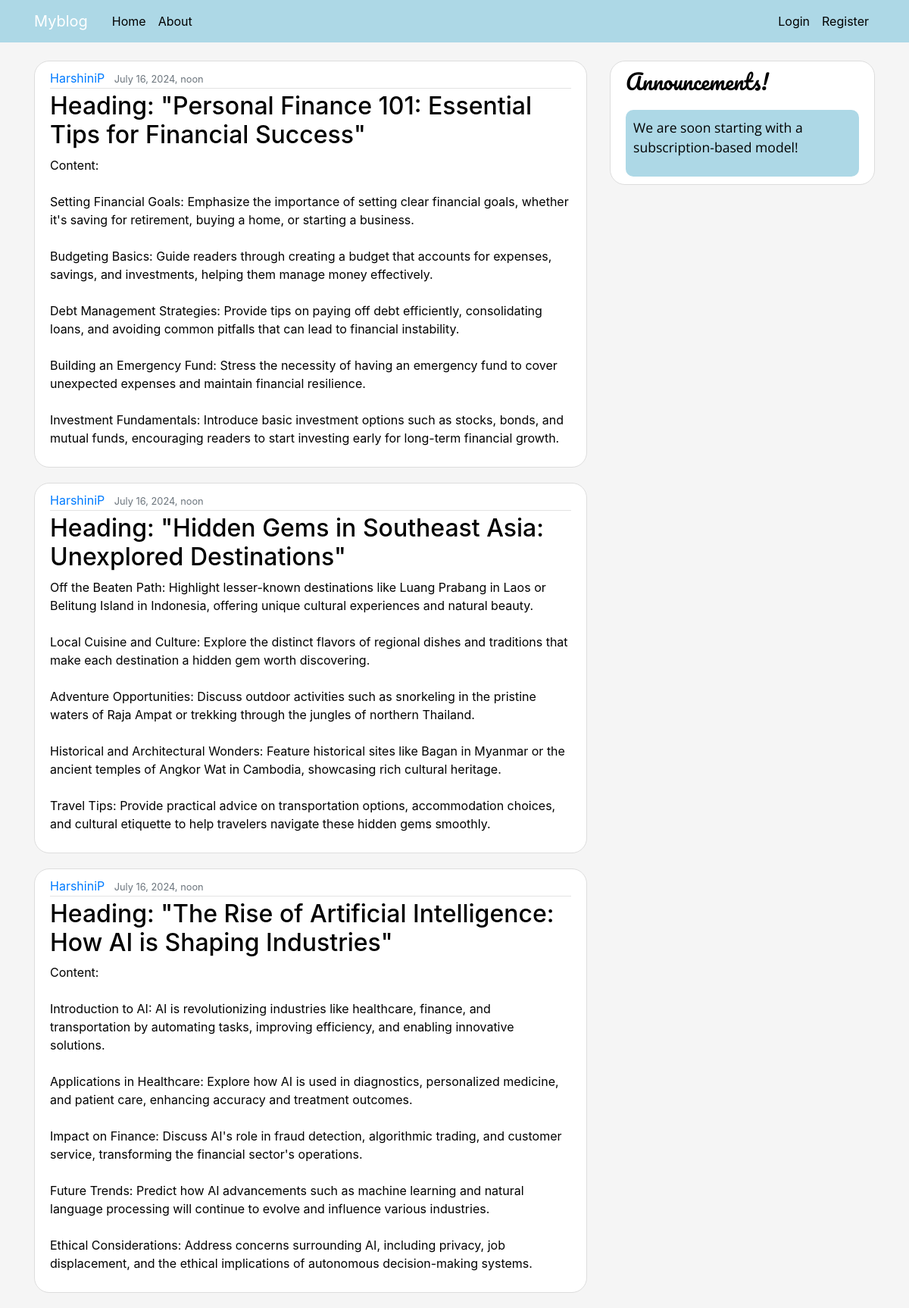
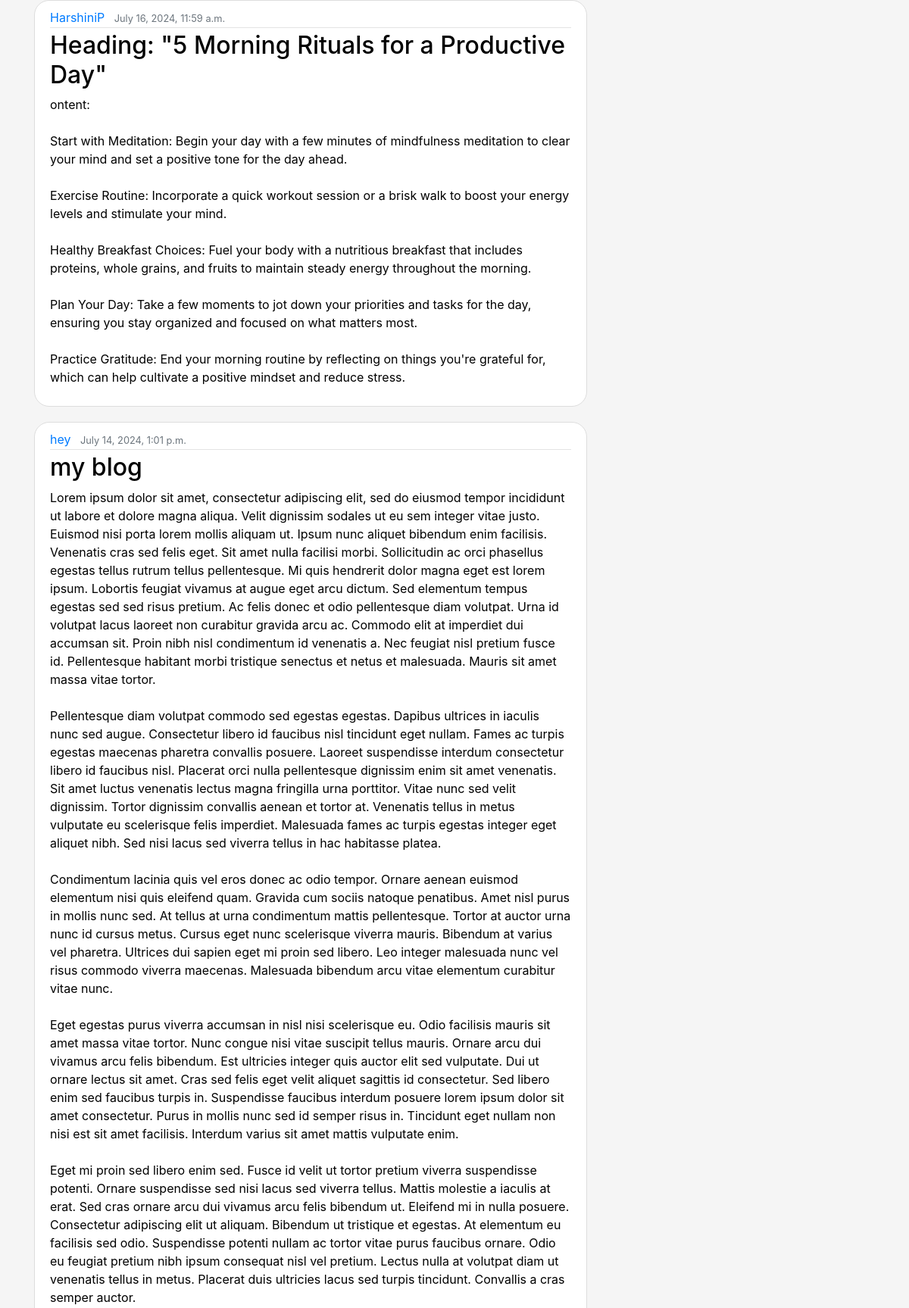
The page / (upper part) on the database its author committed (2 pictures, top to bottom).
### Myblog/models.py (models this page shows, shortened)
class Post(models.Model):
    title=models.CharField(max_length=100)
    content=models.TextField()
    date_posted=models.DateTimeField(default=timezone.now)
    author=models.ForeignKey(User,on_delete=models.CASCADE)

### Myblog/views.py (the view)
class PostListView(ListView):
    model=Post
    template_name='Myblog/home.html'
    context_object_name='posts'
    ordering=['-date_posted']
    paginate_by=5

### Myblog/templates/Myblog/home.html (shortened to what this page needs)
{% extends "Myblog/base.html" %}
{% block content %}
{%for post in posts %}
<article class="media content-section">
    <div class="media-body">
      <div class="article-metadata">
        <a class="mr-2" href="{% url 'user-posts' post.author.username %}">{{ post.author }}</a>
        <small class="text-muted">{{ post.date_posted }}</small>
      </div>
      <h2><a class="article-title" href="{% url 'post-detail' post.id %}">{{ post.title }}</a></h2>
      <p class="article-content">{{ post.content }}</p>
    </div>
  </article>
{% endfor %}
{% endblock %}

### Myblog/static/Myblog/main.css (style rules this page uses)
body { background :whitesmoke; color:black; margin-top: 5rem; }
h1, h2, h3, h4, h5, h6 { color:black; }
.content-section { background :white; padding: 10px 20px; border: 1px solid #dddddd; border-radius: 20px; margin-bottom: 20px; }
.article-title { color: black; }
.article-content { white-space: pre-line; }
.article-metadata { padding-bottom: 1px; margin-bottom: 4px; border-bottom: 1px solid #e3e3e3 }

### rows shown on the page
Post: author "HarshiniP", date_posted "July 16, 2024, noon", title "Heading: \"Personal Finance 101: Essential Tips for Financial Success\"", content "Content: Setting Financial Goals: Emphasize the importance of setting clear financial goals, whether it's saving for retirement, buying a home, or starting a business. Budgeting Basics: Guide readers through creating a budget that accounts for expenses, savings, and investments, helping them manage money effectively. Debt Management Strategies: Provide tips on paying off debt efficiently, consolidating loans, and avoiding common pitfalls that can lead to financial instability. Building an Emergency Fund: Stress the necessity of having an emergency fund to cover unexpected expenses and maintain financial resilience. Investment Fundamentals: Introduce basic investment options such as stocks,…"
Post: author "HarshiniP", date_posted "July 16, 2024, noon", title "Heading: \"Hidden Gems in Southeast Asia: Unexplored Destinations\"", content "Off the Beaten Path: Highlight lesser-known destinations like Luang Prabang in Laos or Belitung Island in Indonesia, offering unique cultural experiences and natural beauty. Local Cuisine and Culture: Explore the distinct flavors of regional dishes and traditions that make each destination a hidden gem worth discovering. Adventure Opportunities: Discuss outdoor activities such as snorkeling in the pristine waters of Raja Ampat or trekking through the jungles of northern Thailand. Historical and Architectural Wonders: Feature historical sites like Bagan in Myanmar or the ancient temples of Angkor Wat in Cambodia, showcasing rich cultural heritage. Travel Tips: Provide practical advice on…"
Post: author "HarshiniP", date_posted "July 16, 2024, noon", title "Heading: \"The Rise of Artificial Intelligence: How AI is Shaping Industries\"", content "Content: Introduction to AI: AI is revolutionizing industries like healthcare, finance, and transportation by automating tasks, improving efficiency, and enabling innovative solutions. Applications in Healthcare: Explore how AI is used in diagnostics, personalized medicine, and patient care, enhancing accuracy and treatment outcomes. Impact on Finance: Discuss AI's role in fraud detection, algorithmic trading, and customer service, transforming the financial sector's operations. Future Trends: Predict how AI advancements such as machine learning and natural language processing will continue to evolve and influence various industries. Ethical Considerations: Address concerns surrounding AI,…"
Post: author "HarshiniP", date_posted "July 16, 2024, 11:59 a.m.", title "Heading: \"5 Morning Rituals for a Productive Day\"", content "ontent: Start with Meditation: Begin your day with a few minutes of mindfulness meditation to clear your mind and set a positive tone for the day ahead. Exercise Routine: Incorporate a quick workout session or a brisk walk to boost your energy levels and stimulate your mind. Healthy Breakfast Choices: Fuel your body with a nutritious breakfast that includes proteins, whole grains, and fruits to maintain steady energy throughout the morning. Plan Your Day: Take a few moments to jot down your priorities and tasks for the day, ensuring you stay organized and focused on what matters most. Practice Gratitude: End your morning routine by reflecting on things you're grateful for, which can help…"
Post: author "hey", date_posted "July 14, 2024, 1:01 p.m.", title "my blog", content "Lorem ipsum dolor sit amet, consectetur adipiscing elit, sed do eiusmod tempor incididunt ut labore et dolore magna aliqua. Velit dignissim sodales ut eu sem integer vitae justo. Euismod nisi porta lorem mollis aliquam ut. Ipsum nunc aliquet bibendum enim facilisis. Venenatis cras sed felis eget. Sit amet nulla facilisi morbi. Sollicitudin ac orci phasellus egestas tellus rutrum tellus pellentesque. Mi quis hendrerit dolor magna eget est lorem ipsum. Lobortis feugiat vivamus at augue eget arcu dictum. Sed elementum tempus egestas sed sed risus pretium. Ac felis donec et odio pellentesque diam volutpat. Urna id volutpat lacus laoreet non curabitur gravida arcu ac. Commodo elit at imperdiet…"
